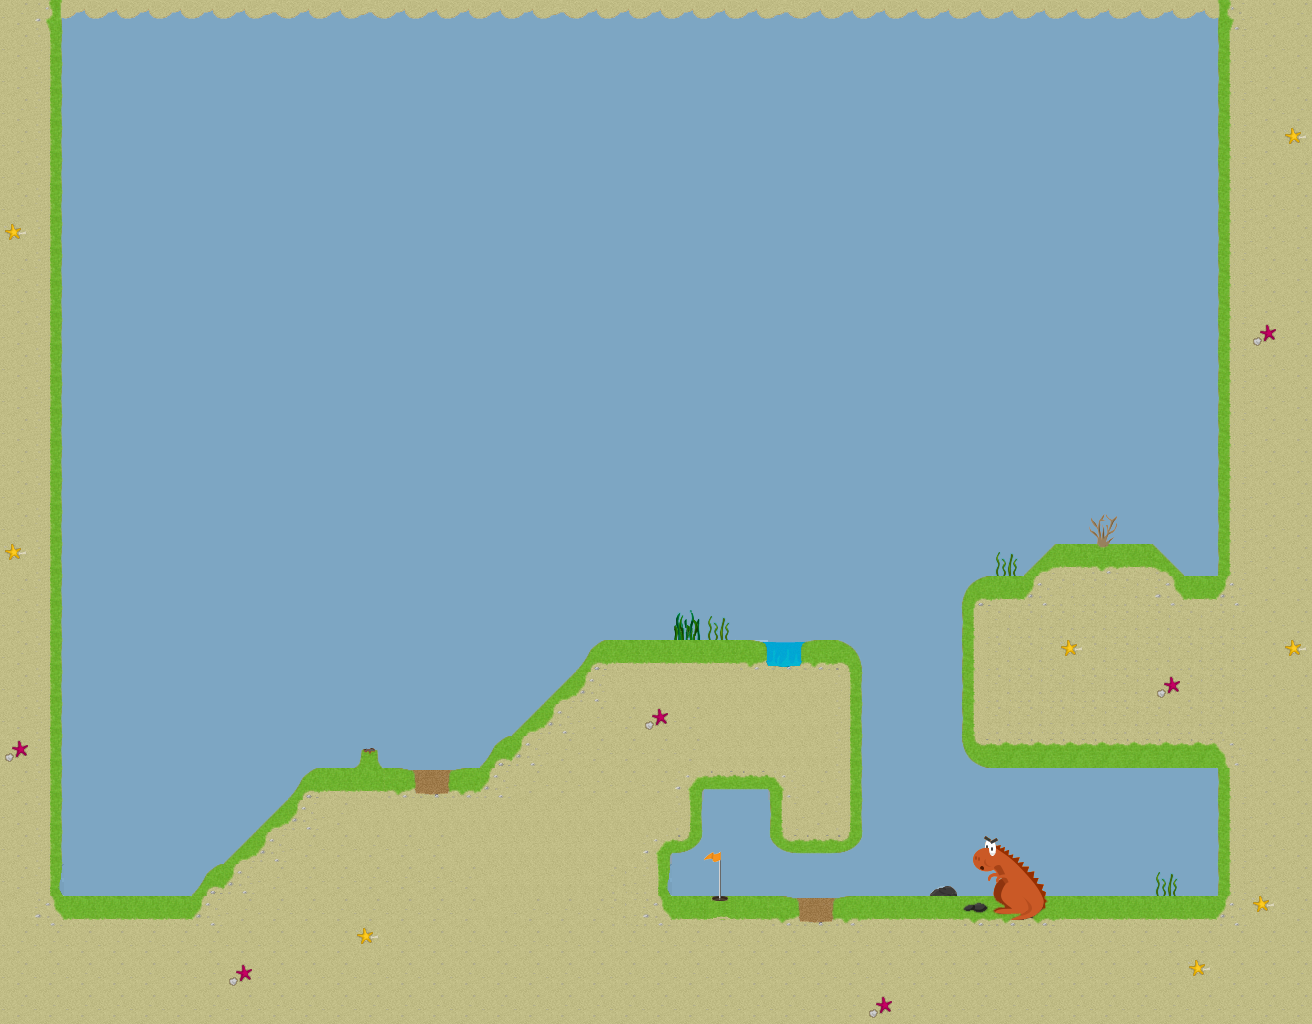

This game map was drawn from its Tiled (.tmx) file and the tilesets committed beside it. A one-line description and the trimmed map source follow:
An orthogonal 41x32 tile map with 32x32 px tiles, 1 tile layer (Tile Layer 1).

<map version="1.0" orientation="orthogonal" renderorder="right-down" width="41" height="32" tilewidth="32" tileheight="32" nextobjectid="1">
 <properties>
  <property name="ball_destroying_indexes" value="8,71,72,73,74,75,102,103,104,105,121,122,123,124,125,126,127,128,129,130,131,132" />
  <property name="ball_start_position_x" value="3" />
  <property name="ball_start_position_y" value="4" />
  <property name="force_applying_indexes" value="10,13,25,28" />
  <property name="hole_index" value="55" />
  <property name="par" value="4" />
  <property name="slow_down_indexes" value="5,87,89,90,106,117" />
 </properties>
 <tileset firstgid="1" name="tiles" tilewidth="32" tileheight="32" spacing="2">
  <image source="../packer/level2.png" width="512" height="512" />
  <tile id="4">
   <properties>
    <property name="colision_sound" value="ash.mp3" />
    <property name="depth" value="0.1" />
    <property name="obstacle_file" value="5.png" />
   </properties>
  </tile>
  <tile id="7">
   <properties>
    <property name="colision_sound" value="magma_plum.mp3" />
    <property name="destroy_position_offset" value="0.2" />
    <property name="fall_velocity" value="-0.8" />
    <property name="obstacle_file" value="8.png" />
   </properties>
  </tile>
  <tile id="9">
   <properties>
    <property name="angle" value="62" />
    <property name="colision_sound" value="wind.mp3" />
    <property name="intensity" value="250" />
    <property name="range" value="3" />
    <property name="type" value="1" />
    <property name="x_first_arm_angle" value="0" />
    <property name="x_force_beggining" value="25" />
    <property name="y_first_arm_angle" value="18" />
    <property name="y_force_beggining" value="28" />
   </properties>
  </tile>
  <tile id="12">
   <properties>
    <property name="angle" value="45" />
    <property name="colision_sound" value="wind.mp3" />
    <property name="intensity" value="200" />
    <property name="range" value="2" />
    <property name="type" value="1" />
    <property name="x_first_arm_angle" value="2" />
    <property name="x_force_beggining" value="23" />
    <property name="y_first_arm_angle" value="17" />
    <property name="y_force_beggining" value="26" />
   </properties>
  </tile>
  <tile id="24">
   <properties>
    <property name="angle" value="62" />
    <property name="colision_sound" value="wind.mp3" />
    <property name="intensity" value="250" />
    <property name="range" value="3" />
    <property name="type" value="1" />
    <property name="x_first_arm_angle" value="0" />
    <property name="x_force_beggining" value="25" />
    <property name="y_first_arm_angle" value="18" />
    <property name="y_force_beggining" value="28" />
   </properties>
  </tile>
  <tile id="27">
   <properties>
    <property name="angle" value="40" />
    <property name="colision_sound" value="wind.mp3" />
    <property name="intensity" value="100" />
    <property name="range" value="3" />
    <property name="type" value="1" />
    <property name="x_first_arm_angle" value="32" />
    <property name="x_force_beggining" value="20" />
    <property name="y_first_arm_angle" value="8" />
    <property name="y_force_beggining" value="10" />
   </properties>
  </tile>
  <tile id="54">
   <properties>
    <property name="hole_file" value="55.png" />
   </properties>
  </tile>
  <tile id="70">
   <properties>
    <property name="destroy_position_offset" value="-1" />
    <property name="fall_velocity" value="-0.8" />
    <property name="obstacle_file" value="71.png" />
   </properties>
  </tile>
  <tile id="71">
   <properties>
    <property name="destroy_position_offset" value="-1" />
    <property name="fall_velocity" value="-0.8" />
    <property name="obstacle_file" value="72.png" />
   </properties>
  </tile>
  <tile id="72">
   <properties>
    <property name="destroy_position_offset" value="0.05" />
    <property name="fall_velocity" value="-0.8" />
    <property name="obstacle_file" value="73.png" />
   </properties>
  </tile>
  <tile id="73">
   <properties>
    <property name="destroy_position_offset" value="0.05" />
    <property name="fall_velocity" value="-0.8" />
    <property name="obstacle_file" value="74.png" />
   </properties>
  </tile>
  <tile id="74">
   <properties>
    <property name="destroy_position_offset" value="0.05" />
    <property name="fall_velocity" value="-0.8" />
    <property name="obstacle_file" value="75.png" />
   </properties>
  </tile>
  <tile id="86">
   <properties>
    <property name="colision_sound" value="ash.mp3" />
    <property name="depth" value="0.2" />
    <property name="obstacle_file" value="87.png" />
   </properties>
  </tile>
  <tile id="88">
   <properties>
    <property name="colision_sound" value="ash.mp3" />
    <property name="depth" value="0.2" />
    <property name="obstacle_file" value="89.png" />
   </properties>
  </tile>
  <tile id="89">
   <properties>
    <property name="colision_sound" value="ash.mp3" />
    <property name="depth" value="0.2" />
    <property name="obstacle_file" value="90.png" />
   </properties>
  </tile>
  <tile id="101">
   <properties>
    <property name="colision_sound" value="magma_plum.mp3" />
    <property name="destroy_position_offset" value="-1" />
    <property name="fall_velocity" value="-0.8" />
    <property name="obstacle_file" value="102.png" />
   </properties>
  </tile>
  <tile id="102">
   <properties>
    <property name="destroy_position_offset" value="-1" />
    <property name="fall_velocity" value="-0.8" />
    <property name="obstacle_file" value="103.png" />
   </properties>
  </tile>
  <tile id="103">
   <properties>
    <property name="colision_sound" value="magma_plum.mp3" />
    <property name="destroy_position_offset" value="0.2" />
    <property name="fall_velocity" value="-0.8" />
    <property name="obstacle_file" value="104.png" />
   </properties>
  </tile>
  <tile id="104">
   <properties>
    <property name="colision_sound" value="magma_plum.mp3" />
    <property name="destroy_position_offset" value="0.2" />
    <property name="fall_velocity" value="-0.8" />
    <property name="obstacle_file" value="105.png" />
   </properties>
  </tile>
  <tile id="105">
   <properties>
    <property name="colision_sound" value="ash.mp3" />
    <property name="depth" value="0.2" />
    <property name="obstacle_file" value="106.png" />
   </properties>
  </tile>
  <tile id="116">
   <properties>
    <property name="colision_sound" value="ash.mp3" />
    <property name="depth" value="0.2" />
    <property name="obstacle_file" value="117.png" />
   </properties>
  </tile>
  <tile id="120">
   <properties>
    <property name="colision_sound" value="magma_plum.mp3" />
    <property name="destroy_position_offset" value="-1" />
    <property name="fall_velocity" value="-0.8" />
    <property name="obstacle_file" value="118.png" />
   </properties>
  </tile>
  <tile id="121">
   <properties>
    <property name="destroy_position_offset" value="-1" />
    <property name="fall_velocity" value="-0.8" />
    <property name="obstacle_file" value="119.png" />
   </properties>
  </tile>
  <tile id="122">
   <properties>
    <property name="destroy_position_offset" value="-1" />
    <property name="fall_velocity" value="-0.8" />
    <property name="obstacle_file" value="120.png" />
   </properties>
  </tile>
  <tile id="123">
   <properties>
    <property name="destroy_position_offset" value="0.3" />
    <property name="fall_velocity" value="-0.8" />
    <property name="obstacle_file" value="121.png" />
   </properties>
  </tile>
  <tile id="124">
   <properties>
    <property name="destroy_position_offset" value="0.3" />
    <property name="fall_velocity" value="-0.8" />
    <property name="obstacle_file" value="122.png" />
   </properties>
  </tile>
  <tile id="125">
   <properties>
    <property name="destroy_position_offset" value="0.3" />
    <property name="fall_velocity" value="-0.8" />
    <property name="obstacle_file" value="123.png" />
   </properties>
  </tile>
  <tile id="126">
   <properties>
    <property name="destroy_position_offset" value="-1" />
    <property name="fall_velocity" value="-0.8" />
    <property name="obstacle_file" value="124.png" />
   </properties>
  </tile>
  <tile id="127">
   <properties>
    <property name="destroy_position_offset" value="0.3" />
    <property name="fall_velocity" value="-0.8" />
    <property name="obstacle_file" value="125.png" />
   </properties>
  </tile>
  <tile id="128">
   <properties>
    <property name="destroy_position_offset" value="0.3" />
    <property name="fall_velocity" value="-0.8" />
    <property name="obstacle_file" value="126.png" />
   </properties>
  </tile>
  <tile id="129">
   <properties>
    <property name="destroy_position_offset" value="0.3" />
    <property name="fall_velocity" value="-0.8" />
    <property name="obstacle_file" value="127.png" />
   </properties>
  </tile>
  <tile id="130">
   <properties>
    <property name="destroy_position_offset" value="-1" />
    <property name="fall_velocity" value="-0.8" />
    <property name="obstacle_file" value="128.png" />
   </properties>
  </tile>
  <tile id="131">
   <properties>
    <property name="colision_sound" value="magma_plum.mp3" />
    <property name="destroy_position_offset" value="-1" />
    <property name="fall_velocity" value="-0.8" />
    <property name="obstacle_file" value="129.png" />
   </properties>
  </tile>
 </tileset>
 <layer name="Tile Layer 1" width="41" height="32">
  <data>[1312 cells, 1312 non-empty, 52 distinct tile ids]</data>
 </layer>
</map>
